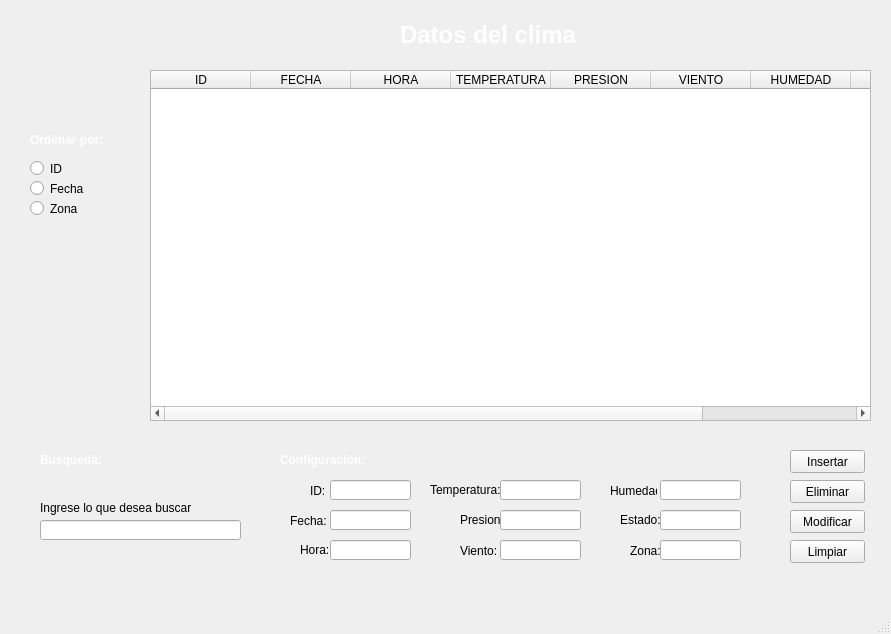
<?xml version="1.0" encoding="UTF-8"?>
<ui version="4.0">
 <class>ventanaclima</class>
 <widget class="QMainWindow" name="ventanaclima">
  <property name="geometry">
   <rect>
    <x>0</x>
    <y>0</y>
    <width>891</width>
    <height>634</height>
   </rect>
  </property>
  <property name="windowTitle">
   <string>MainWindow</string>
  </property>
  <widget class="QWidget" name="centralwidget">
   <widget class="QLabel" name="fondo">
    <property name="geometry">
     <rect>
      <x>0</x>
      <y>0</y>
      <width>891</width>
      <height>591</height>
     </rect>
    </property>
    <property name="text">
     <string>&lt;html&gt;&lt;head/&gt;&lt;body&gt;&lt;p&gt;&lt;img src=&quot;:/newPrefix/fondo.png&quot;/&gt;&lt;/p&gt;&lt;/body&gt;&lt;/html&gt;</string>
    </property>
   </widget>
   <widget class="QRadioButton" name="botonid">
    <property name="geometry">
     <rect>
      <x>30</x>
      <y>160</y>
      <width>82</width>
      <height>17</height>
     </rect>
    </property>
    <property name="text">
     <string>ID</string>
    </property>
   </widget>
   <widget class="QLabel" name="label_2">
    <property name="geometry">
     <rect>
      <x>30</x>
      <y>130</y>
      <width>91</width>
      <height>21</height>
     </rect>
    </property>
    <property name="text">
     <string>&lt;html&gt;&lt;head/&gt;&lt;body&gt;&lt;p&gt;&lt;span style=&quot; font-size:9pt; font-weight:600; color:#ffffff;&quot;&gt;Ordenar por:&lt;/span&gt;&lt;/p&gt;&lt;/body&gt;&lt;/html&gt;</string>
    </property>
   </widget>
   <widget class="QRadioButton" name="botonfecha">
    <property name="geometry">
     <rect>
      <x>30</x>
      <y>180</y>
      <width>82</width>
      <height>17</height>
     </rect>
    </property>
    <property name="text">
     <string>Fecha</string>
    </property>
   </widget>
   <widget class="QRadioButton" name="botonzona">
    <property name="geometry">
     <rect>
      <x>30</x>
      <y>200</y>
      <width>82</width>
      <height>17</height>
     </rect>
    </property>
    <property name="text">
     <string>Zona</string>
    </property>
   </widget>
   <widget class="QLabel" name="label_3">
    <property name="geometry">
     <rect>
      <x>400</x>
      <y>0</y>
      <width>191</width>
      <height>71</height>
     </rect>
    </property>
    <property name="text">
     <string>&lt;html&gt;&lt;head/&gt;&lt;body&gt;&lt;p&gt;&lt;span style=&quot; font-size:18pt; font-weight:600; color:#ffffff;&quot;&gt;Datos del clima&lt;/span&gt;&lt;/p&gt;&lt;/body&gt;&lt;/html&gt;</string>
    </property>
   </widget>
   <widget class="QTableWidget" name="tabla">
    <property name="geometry">
     <rect>
      <x>150</x>
      <y>70</y>
      <width>721</width>
      <height>351</height>
     </rect>
    </property>
    <column>
     <property name="text">
      <string>ID</string>
     </property>
    </column>
    <column>
     <property name="text">
      <string>FECHA</string>
     </property>
    </column>
    <column>
     <property name="text">
      <string>HORA</string>
     </property>
    </column>
    <column>
     <property name="text">
      <string>TEMPERATURA</string>
     </property>
    </column>
    <column>
     <property name="text">
      <string>PRESION</string>
     </property>
    </column>
    <column>
     <property name="text">
      <string>VIENTO</string>
     </property>
    </column>
    <column>
     <property name="text">
      <string>HUMEDAD</string>
     </property>
    </column>
    <column>
     <property name="text">
      <string>ESTADO</string>
     </property>
    </column>
    <column>
     <property name="text">
      <string>ZONA</string>
     </property>
    </column>
   </widget>
   <widget class="QPushButton" name="botoneliminar">
    <property name="geometry">
     <rect>
      <x>790</x>
      <y>480</y>
      <width>75</width>
      <height>23</height>
     </rect>
    </property>
    <property name="text">
     <string>Eliminar</string>
    </property>
   </widget>
   <widget class="QLabel" name="label_5">
    <property name="geometry">
     <rect>
      <x>280</x>
      <y>450</y>
      <width>101</width>
      <height>20</height>
     </rect>
    </property>
    <property name="text">
     <string>&lt;html&gt;&lt;head/&gt;&lt;body&gt;&lt;p&gt;&lt;span style=&quot; font-size:9pt; font-weight:600; color:#ffffff;&quot;&gt;Configuracion:&lt;/span&gt;&lt;/p&gt;&lt;/body&gt;&lt;/html&gt;</string>
    </property>
   </widget>
   <widget class="QLineEdit" name="altafecha">
    <property name="geometry">
     <rect>
      <x>330</x>
      <y>510</y>
      <width>81</width>
      <height>20</height>
     </rect>
    </property>
   </widget>
   <widget class="QLineEdit" name="altahora">
    <property name="geometry">
     <rect>
      <x>330</x>
      <y>540</y>
      <width>81</width>
      <height>20</height>
     </rect>
    </property>
   </widget>
   <widget class="QLabel" name="label_6">
    <property name="geometry">
     <rect>
      <x>290</x>
      <y>510</y>
      <width>41</width>
      <height>21</height>
     </rect>
    </property>
    <property name="text">
     <string>Fecha:</string>
    </property>
   </widget>
   <widget class="QLabel" name="label_7">
    <property name="geometry">
     <rect>
      <x>310</x>
      <y>480</y>
      <width>21</width>
      <height>21</height>
     </rect>
    </property>
    <property name="text">
     <string>ID:</string>
    </property>
   </widget>
   <widget class="QLabel" name="label_8">
    <property name="geometry">
     <rect>
      <x>300</x>
      <y>540</y>
      <width>41</width>
      <height>20</height>
     </rect>
    </property>
    <property name="text">
     <string>Hora:</string>
    </property>
   </widget>
   <widget class="QLabel" name="label_9">
    <property name="geometry">
     <rect>
      <x>430</x>
      <y>480</y>
      <width>81</width>
      <height>20</height>
     </rect>
    </property>
    <property name="text">
     <string>Temperatura:</string>
    </property>
   </widget>
   <widget class="QLabel" name="label_10">
    <property name="geometry">
     <rect>
      <x>460</x>
      <y>510</y>
      <width>41</width>
      <height>20</height>
     </rect>
    </property>
    <property name="text">
     <string>Presion:</string>
    </property>
   </widget>
   <widget class="QLabel" name="label_11">
    <property name="geometry">
     <rect>
      <x>460</x>
      <y>540</y>
      <width>41</width>
      <height>21</height>
     </rect>
    </property>
    <property name="text">
     <string>Viento:</string>
    </property>
   </widget>
   <widget class="QLineEdit" name="altatemperatura">
    <property name="geometry">
     <rect>
      <x>500</x>
      <y>480</y>
      <width>81</width>
      <height>20</height>
     </rect>
    </property>
   </widget>
   <widget class="QLineEdit" name="altapresion">
    <property name="geometry">
     <rect>
      <x>500</x>
      <y>510</y>
      <width>81</width>
      <height>20</height>
     </rect>
    </property>
   </widget>
   <widget class="QLineEdit" name="altaviento">
    <property name="geometry">
     <rect>
      <x>500</x>
      <y>540</y>
      <width>81</width>
      <height>20</height>
     </rect>
    </property>
   </widget>
   <widget class="QLabel" name="label_12">
    <property name="geometry">
     <rect>
      <x>610</x>
      <y>480</y>
      <width>47</width>
      <height>21</height>
     </rect>
    </property>
    <property name="text">
     <string>Humedad:</string>
    </property>
   </widget>
   <widget class="QLabel" name="label_13">
    <property name="geometry">
     <rect>
      <x>620</x>
      <y>510</y>
      <width>41</width>
      <height>20</height>
     </rect>
    </property>
    <property name="text">
     <string>Estado:</string>
    </property>
   </widget>
   <widget class="QLabel" name="label_14">
    <property name="geometry">
     <rect>
      <x>630</x>
      <y>540</y>
      <width>31</width>
      <height>21</height>
     </rect>
    </property>
    <property name="text">
     <string>Zona:</string>
    </property>
   </widget>
   <widget class="QLineEdit" name="altahumedad">
    <property name="geometry">
     <rect>
      <x>660</x>
      <y>480</y>
      <width>81</width>
      <height>20</height>
     </rect>
    </property>
   </widget>
   <widget class="QLineEdit" name="altaestado">
    <property name="geometry">
     <rect>
      <x>660</x>
      <y>510</y>
      <width>81</width>
      <height>20</height>
     </rect>
    </property>
   </widget>
   <widget class="QLineEdit" name="altazona">
    <property name="geometry">
     <rect>
      <x>660</x>
      <y>540</y>
      <width>81</width>
      <height>20</height>
     </rect>
    </property>
   </widget>
   <widget class="QPushButton" name="botoninsertar">
    <property name="geometry">
     <rect>
      <x>790</x>
      <y>450</y>
      <width>75</width>
      <height>23</height>
     </rect>
    </property>
    <property name="text">
     <string>Insertar</string>
    </property>
   </widget>
   <widget class="QPushButton" name="botonmodificar">
    <property name="geometry">
     <rect>
      <x>790</x>
      <y>510</y>
      <width>75</width>
      <height>23</height>
     </rect>
    </property>
    <property name="text">
     <string>Modificar</string>
    </property>
   </widget>
   <widget class="QLabel" name="label">
    <property name="geometry">
     <rect>
      <x>40</x>
      <y>450</y>
      <width>71</width>
      <height>21</height>
     </rect>
    </property>
    <property name="text">
     <string>&lt;html&gt;&lt;head/&gt;&lt;body&gt;&lt;p&gt;&lt;span style=&quot; font-size:9pt; font-weight:600; color:#ffffff;&quot;&gt;Busqueda:&lt;/span&gt;&lt;/p&gt;&lt;/body&gt;&lt;/html&gt;</string>
    </property>
   </widget>
   <widget class="QLineEdit" name="buscador">
    <property name="geometry">
     <rect>
      <x>40</x>
      <y>520</y>
      <width>201</width>
      <height>20</height>
     </rect>
    </property>
   </widget>
   <widget class="QLabel" name="label_4">
    <property name="geometry">
     <rect>
      <x>40</x>
      <y>500</y>
      <width>151</width>
      <height>16</height>
     </rect>
    </property>
    <property name="text">
     <string>Ingrese lo que desea buscar:</string>
    </property>
   </widget>
   <widget class="QLineEdit" name="altaid">
    <property name="geometry">
     <rect>
      <x>330</x>
      <y>480</y>
      <width>81</width>
      <height>20</height>
     </rect>
    </property>
    <property name="text">
     <string/>
    </property>
   </widget>
   <widget class="QPushButton" name="limpiar">
    <property name="geometry">
     <rect>
      <x>790</x>
      <y>540</y>
      <width>75</width>
      <height>23</height>
     </rect>
    </property>
    <property name="text">
     <string>Limpiar</string>
    </property>
   </widget>
  </widget>
  <widget class="QMenuBar" name="menubar">
   <property name="geometry">
    <rect>
     <x>0</x>
     <y>0</y>
     <width>891</width>
     <height>21</height>
    </rect>
   </property>
  </widget>
  <widget class="QStatusBar" name="statusbar"/>
 </widget>
 <resources>
  <include location="new.qrc"/>
 </resources>
 <connections/>
</ui>
